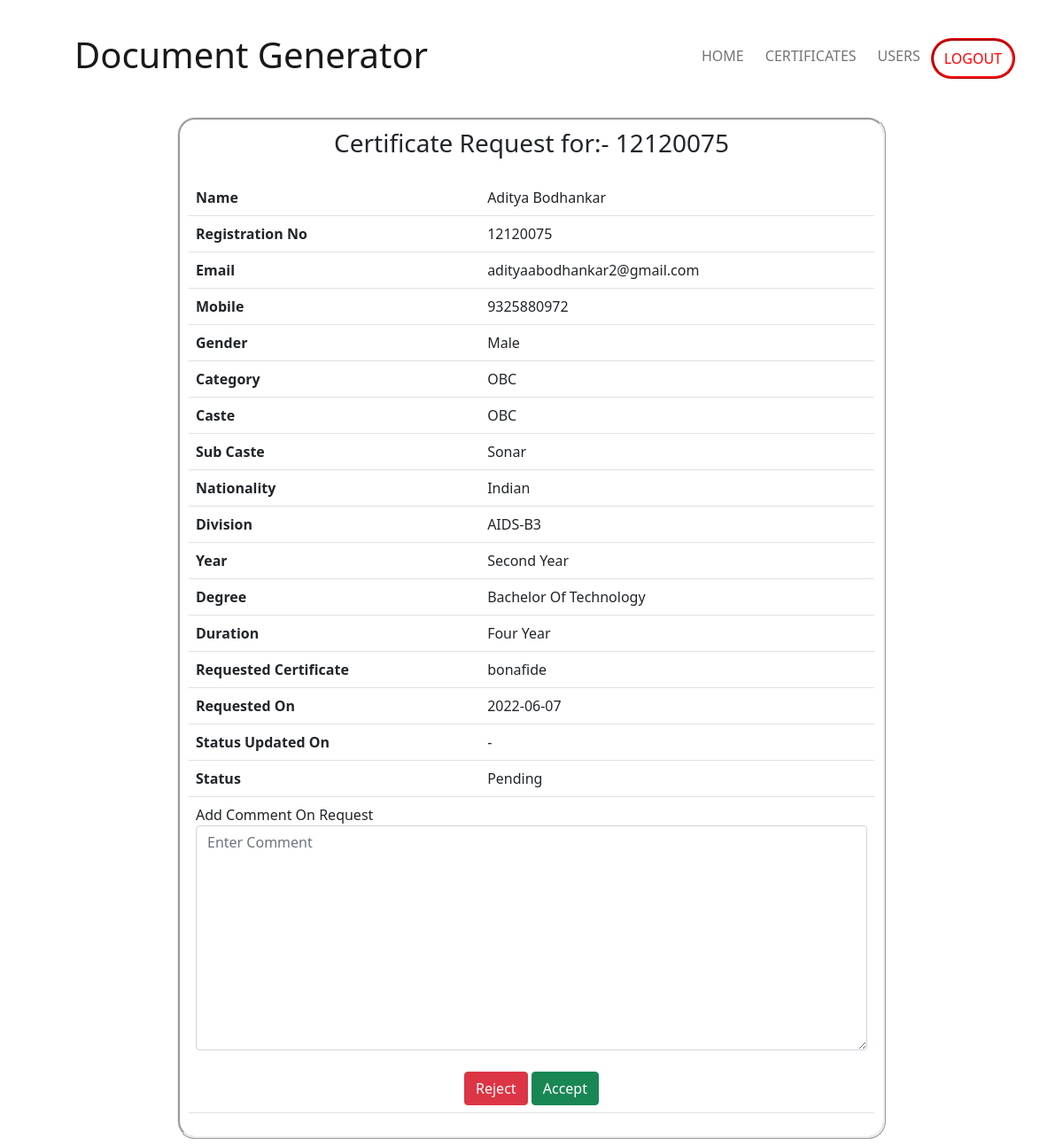
The page /admin_certificate_req?c_id=10 on the database its author committed.
### main/models.py (models this page shows)
class UserModel(models.Model):
    id = models.AutoField(primary_key=True)
    uid = models.CharField(max_length=100)
    name = models.CharField(max_length=100)
    email = models.CharField(max_length=100)
    gender = models.CharField(max_length=20)
    category = models.CharField(max_length=20)
    caste = models.CharField(max_length=30)
    sub_caste = models.CharField(max_length=30)
    nationality = models.CharField(max_length=100)
    regNo = models.CharField(max_length=100)
    mobile = models.CharField(max_length=100)
    div = models.CharField(max_length=20)
    profile = models.CharField(max_length=200)
    year = models.CharField(max_length=100)
    degree = models.CharField(max_length=100)
    course = models.CharField(max_length=100)
    duration = models.CharField(max_length=100)

class CertificateRequestModel(models.Model):
    id = models.AutoField(primary_key=True)
    student_id = models.CharField(max_length=100)
    name = models.CharField(max_length=100)
    request_date = models.CharField(max_length=20)
    last_update_date = models.CharField(max_length=20, default="-")
    comment = models.CharField(max_length=400, default="", null=True)
    approved = models.BooleanField(default=False)
    status = models.CharField(default="Pending", max_length=30)
    url = models.CharField(max_length=200, default="#")

### main/views.py (the view, shortened to what this page needs)
# urls.py: path('admin_certificate_req', views.certificate_request_details),
def certificate_request_details(request):
    try:
        certificate = CertificateRequestModel.objects.filter(id=request.GET["c_id"]).get()
        user = UserModel.objects.filter(uid=certificate.student_id).get()
        return render(request, 'cer_details.html', {'user': user, 'certificate': certificate})
    except UserModel.DoesNotExist:
        print("Error")
        messages.info(request, "No User Found")
    except CertificateRequestModel.DoesNotExist:
        messages.info(request, "No Certificate Found")
    return redirect('/')

### templates/cer_details.html (shortened to what this page needs)
<!DOCTYPE html>
<html lang="en">
<head>
    <link href="https://cdn.jsdelivr.net/npm/bootstrap@5.1.3/dist/css/bootstrap.min.css" rel="stylesheet"
>
</head>
<body>
    <div class="container">
        <nav class="navbar navbar-expand-lg navbar-light">
            <div class="container-fluid">
                <a class="navbar-brand" href="./#" style="padding: 30px;">
                    <h3 class="display-6">Document Generator</h3>
                </a>
                <div class="collapse navbar-collapse" id="navbarNav">
                    <ul class="navbar-nav ms-auto ">
                        <li class="nav-item">
                            <a class="nav-link" href="./">HOME</a>
                        </li>
                        <li class="nav-item">
                            <a class="nav-link" href="./#requests">CERTIFICATES</a>
                        </li>
                        <li class="nav-item">
                            <a class="nav-link" href="./users">USERS</a>
                        </li>
                        <li class="nav-item">
                            <a class="nav-link" href="./logout" id="nav-login-btn">
                                LOGOUT
                            </a>
                        </li>
                    </ul>
                </div>
            </div>
        </nav>
    </div>
    <div class="container mb-2" style="max-width: 800px; border: ridge; border-radius: 20px; padding: 10px;">
        <center>
            <h3>
                Certificate Request for:- {{ user.regNo }}
            </h3>
        </center>
        <table class="table table-stripped table-hover">
            <tbody>
                <table class="table table-stripped table-hover">
                    <tr>
                        <th>Name</th>
                        <td>{{ user.name}}</td>
                    </tr>
                    <tr>
                        <th>Registration No</th>
                        <td>{{ user.regNo }}</td>
                    </tr>
                    <tr>
                        <th>Email</th>
                        <td>{{ user.email }}</td>
                    </tr>
                    <tr>
                        <th>Mobile</th>
                        <td>{{ user.mobile }}</td>
                    </tr>
                    <tr>
                        <th>Gender</th>
                        <td>{{ user.gender }}</td>
                    </tr>
                    <tr>
                        <th>Category</th>
                        <td>{{ user.category }}</td>
                    </tr>
                    <tr>
                        <th>Caste</th>
                        <td>{{ user.caste }}</td>
                    </tr>
                    <tr>
                        <th>Sub Caste</th>
                        <td>{{ user.sub_caste }}</td>
                    </tr>
                    <tr>
                        <th>Nationality</th>
                        <td>{{ user.nationality }}</td>
                    </tr>
                    <tr>
                        <th>Division</th>
                        <td>{{ user.div }}</td>
                    </tr>
                    <tr>
                        <th>Year</th>
                        <td>{{ user.year }}</td>
                    </tr>
                    <tr>
                        <th>Degree</th>
                        <td>{{ user.degree }}</td>
                    </tr>
                    <tr>
                        <th>Duration</th>
                        <td>{{ user.duration }}</td>
                    </tr>
                    <tr>
                        <th>Requested Certificate</th>
                        <td>{{ certificate.name }}</td>
                    </tr>
                    <tr>
                        <th>Requested On</th>
                        <td>{{ certificate.request_date }}</td>
                    </tr>
                    <tr>
                        <th>Status Updated On</th>
                        <td>{{ certificate.last_update_date }}</td>
                    </tr>
                    <tr>
                        <th>Status</th>
                        <td>{{ certificate.status }}</td>
                    </tr>
                    <tr>
                        <td colspan="2">
                            <form action="" method="post">
                                <div class="form-group">
                                    <label for="comment">Add Comment On Request</label>
                                    <textarea name="comment" id="comment" cols="30" rows="10" class="form-control" placeholder="Enter Comment">{{ certificate.comment }}</textarea>
                                </div>
                                <br>
                                <center>
                                    <input type="submit" value="Reject" name="reject" class="btn btn-danger">
                                    <input type="submit" value="Accept" name="accept" class="btn btn-success">
                                </center>
                            </form>
                        </td>
                    </tr>
                </table>
            </tbody>
        </table>
    </div>
</body>
</html>

### templates/cer_details.html (style rules this page uses)
.nav-link { padding-left: 12px !important; padding-right: 12px !important; --border-color: purple; --border-width: 3px; --bottom-distance: 0px; display: inline-block; background-image: linear-gradient(var(--border-color), var(--border-color)); background-size: 0 var(--border-width); background-repeat: no-repeat; transition: background-size 0.3s; margin: 5px 0; background-position: 50% calc(100% - var(--bottom-distance)); }
#nav-login-btn { border-radius: 100px; border: ridge red; color: red; background: white; padding-left: 20px; padding-right: 20px; }

### rows shown on the page
UserModel: regNo "12120075", name "Aditya Bodhankar", email "adityaabodhankar2@gmail.com", mobile "9325880972", gender "Male", category "OBC", caste "OBC", sub_caste "Sonar", nationality "Indian", div "AIDS-B3", year "Second Year", degree "Bachelor Of Technology", duration "Four Year"
CertificateRequestModel: name "bonafide", request_date "2022-06-07", last_update_date "-", status "Pending"
